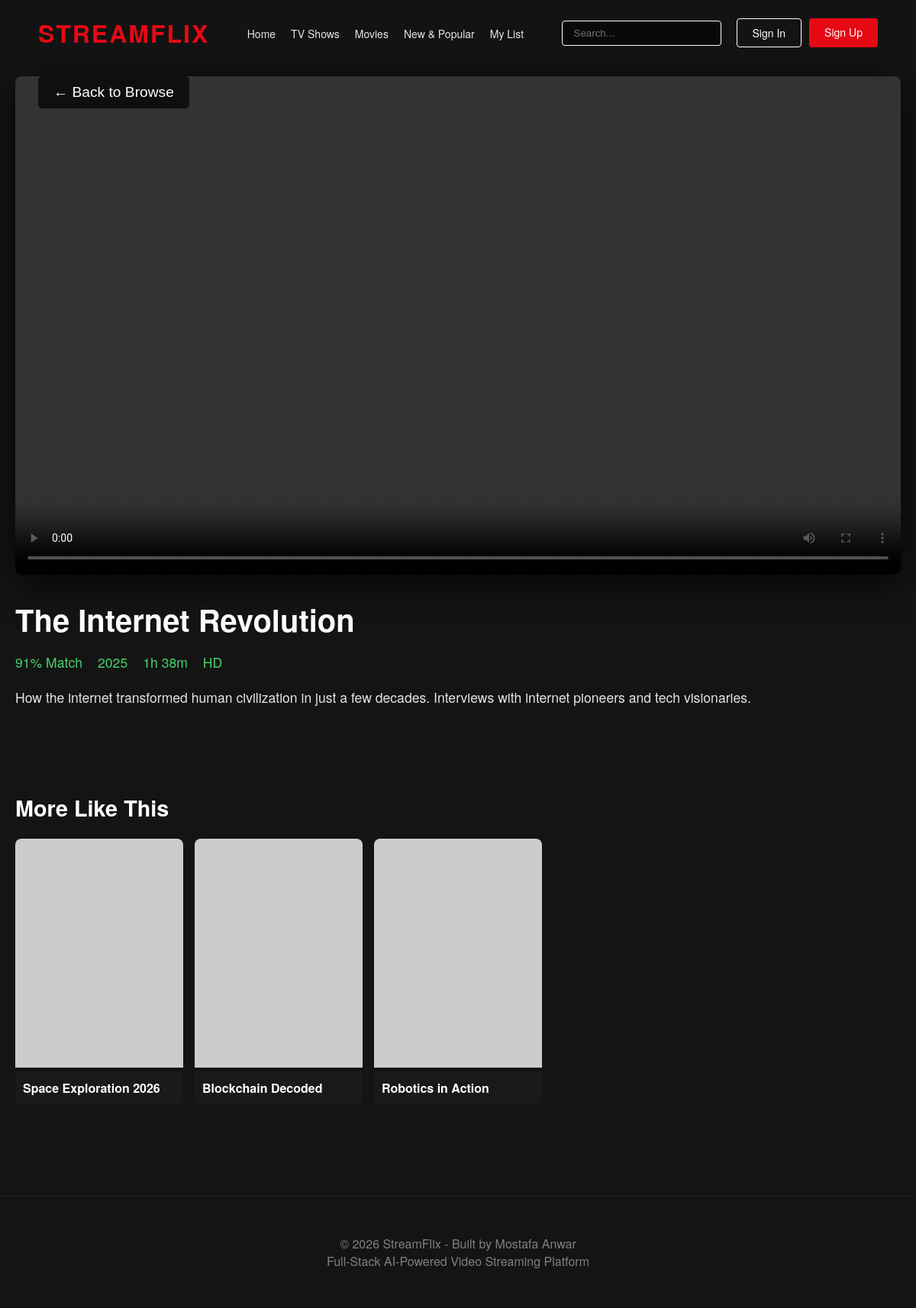
Screenshot of /watch/10/ with the database file from the repository.
### netflix/models.py (models this page shows, shortened)
class Video(models.Model):
    VIDEO_TYPE_CHOICES = [
        ('movie', 'Movie'),
        ('series', 'TV Series'),
        ('documentary', 'Documentary'),
        ('short', 'Short Film'),
    ]
    title = models.CharField(max_length=200)
    slug = models.SlugField(max_length=200, unique=True)
    description = models.TextField()
    video_type = models.CharField(max_length=20, choices=VIDEO_TYPE_CHOICES, default='movie')
    thumbnail = models.URLField(help_text="Thumbnail image URL (300x450px recommended)")
    hero_image = models.URLField(blank=True, help_text="Hero banner image URL (1920x1080px)")
    video_url = models.URLField(help_text="Video file URL or streaming link")
    trailer_url = models.URLField(blank=True, help_text="Trailer video URL")
    year = models.IntegerField(validators=[MinValueValidator(1900), MaxValueValidator(2100)])
    duration_minutes = models.IntegerField(help_text="Duration in minutes")
    rating_percentage = models.IntegerField(
        validators=[MinValueValidator(0), MaxValueValidator(100)],
        help_text="Rating as percentage (0-100)"
    )
    age_rating = models.CharField(
        max_length=10,
        choices=[
            ('G', 'G - General'),
            ('PG', 'PG - Parental Guidance'),
            ('PG-13', 'PG-13'),
            ('R', 'R - Restricted'),
            ('NC-17', 'NC-17'),
        ],
        default='PG'
    )
    categories = models.ManyToManyField(Category, related_name='videos')
    tags = models.CharField(max_length=200, blank=True, help_text="Comma-separated tags")
    director = models.CharField(max_length=100, blank=True)
    cast = models.CharField(max_length=500, blank=True, help_text="Comma-separated cast names")
    language = models.CharField(max_length=50, default='English')
    is_featured = models.BooleanField(default=False, help_text="Show in hero banner")
    is_active = models.BooleanField(default=True)
    view_count = models.IntegerField(default=0)
    ai_recommendation_score = models.FloatField(
        default=0.0,
        help_text="AI-calculated recommendation score (0-100)"
    )
    ai_content_tags = models.TextField(
        blank=True,
        help_text="AI-generated content tags for improved search"
    )
    created_at = models.DateTimeField(auto_now_add=True)
    updated_at = models.DateTimeField(auto_now=True)
    class Meta:
        ordering = ['-created_at']
    def get_duration_display(self):
        hours = self.duration_minutes // 60
        minutes = self.duration_minutes % 60
        if hours > 0:
            return f"{hours}h {minutes}m"
        return f"{minutes}m"
    def get_rating_display(self):
        return f"{self.rating_percentage}%"

### netflix/views.py (the view)
# urls.py: path('watch/<int:video_id>/', views.VideoPlayerView.as_view(), name='player'),
class VideoPlayerView(TemplateView):
    template_name = 'netflix/player.html'
    def get_context_data(self, **kwargs):
        context = super().get_context_data(**kwargs)
        video_id = self.kwargs.get('video_id')
        video = get_object_or_404(Video, id=video_id, is_active=True)
        video.view_count += 1
        video.save(update_fields=['view_count'])
        context['video'] = {
            'id': video.id,
            'title': video.title,
            'description': video.description,
            'year': video.year,
            'rating': video.get_rating_display(),
            'duration': video.get_duration_display(),
            'video_url': video.video_url,
            'director': video.director,
            'cast': video.cast,
            'age_rating': video.age_rating,
        }
        video_categories = video.categories.all()
        recommended = Video.objects.filter(
            categories__in=video_categories,
            is_active=True
        ).exclude(id=video.id).distinct()[:3]
        context['recommended'] = [
            {
                'id': v.id,
                'title': v.title,
                'thumbnail': v.thumbnail
            }
            for v in recommended
        ]
        return context

### netflix/templates/netflix/player.html (shortened to what this page needs)
{% extends 'netflix/base.html' %}
{% block content %}
<button class="back-button" onclick="window.location.href='{% url 'netflix:home' %}'">
    ← Back to Browse
</button>
<div class="video-player-container">
    <div class="player-wrapper">
        <video controls autoplay>
            <source src="{{ video.video_url }}" type="video/mp4">
        </video>
    </div>
    <div class="video-details">
        <h1 class="video-title-main">{{ video.title }}</h1>
        <div class="video-metadata">
            <span>{{ video.rating }} Match</span>
            <span>{{ video.year }}</span>
            <span>{{ video.duration }}</span>
            <span>HD</span>
        </div>
        <p class="video-description-text">{{ video.description }}</p>
    </div>
    <div class="recommended-section">
        <h2 class="recommended-title">More Like This</h2>
        <div class="recommended-grid">
            {% for rec in recommended %}
            <div class="recommended-card" onclick="window.location.href='{% url 'netflix:player' rec.id %}'">
                <img src="{{ rec.thumbnail }}" alt="{{ rec.title }}">
                <div class="recommended-card-title">{{ rec.title }}</div>
            </div>
            {% endfor %}
        </div>
    </div>
</div>
{% endblock %}

### rows the page displays
Video: title "The Internet Revolution", description "How the internet transformed human civilization in just a few decades. Interviews with internet pioneers and tech visionaries."
Video: title "Space Exploration 2026"
Video: title "Blockchain Decoded"
Video: title "Robotics in Action"

### other values shown
{{ video.rating }} "91%"
{{ video.year }} "2025"
{{ video.duration }} "1h 38m"
